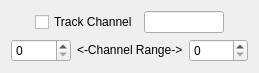
<?xml version="1.0" encoding="UTF-8"?>
<ui version="4.0">
 <class>ChannelRangeWidgetClass</class>
 <widget class="QWidget" name="ChannelRangeWidgetClass">
  <property name="geometry">
   <rect>
    <x>0</x>
    <y>0</y>
    <width>259</width>
    <height>69</height>
   </rect>
  </property>
  <property name="windowTitle">
   <string>ChannelRangeWidget</string>
  </property>
  <layout class="QVBoxLayout" name="verticalLayout">
   <item>
    <layout class="QHBoxLayout" name="horizontalLayout">
     <item>
      <spacer name="horizontalSpacer">
       <property name="orientation">
        <enum>Qt::Horizontal</enum>
       </property>
       <property name="sizeHint" stdset="0">
        <size>
         <width>18</width>
         <height>18</height>
        </size>
       </property>
      </spacer>
     </item>
     <item>
      <widget class="QCheckBox" name="automaticChannelCheckBox">
       <property name="text">
        <string>Track Channel</string>
       </property>
      </widget>
     </item>
     <item>
      <widget class="QLineEdit" name="channelLineEdit">
       <property name="maximumSize">
        <size>
         <width>80</width>
         <height>16777215</height>
        </size>
       </property>
       <property name="readOnly">
        <bool>true</bool>
       </property>
      </widget>
     </item>
     <item>
      <spacer name="horizontalSpacer_2">
       <property name="orientation">
        <enum>Qt::Horizontal</enum>
       </property>
       <property name="sizeHint" stdset="0">
        <size>
         <width>17</width>
         <height>20</height>
        </size>
       </property>
      </spacer>
     </item>
    </layout>
   </item>
   <item>
    <layout class="QHBoxLayout" name="horizontalLayout_2">
     <item>
      <widget class="QSpinBox" name="minSpinBox"/>
     </item>
     <item>
      <widget class="QLabel" name="label">
       <property name="text">
        <string>&lt;font color='black'&gt;&amp;lt;-Channel Range-&amp;gt;&lt;/font&gt;</string>
       </property>
      </widget>
     </item>
     <item>
      <widget class="QSpinBox" name="maxSpinBox"/>
     </item>
    </layout>
   </item>
  </layout>
 </widget>
 <layoutdefault spacing="6" margin="11"/>
 <resources/>
 <connections/>
</ui>
